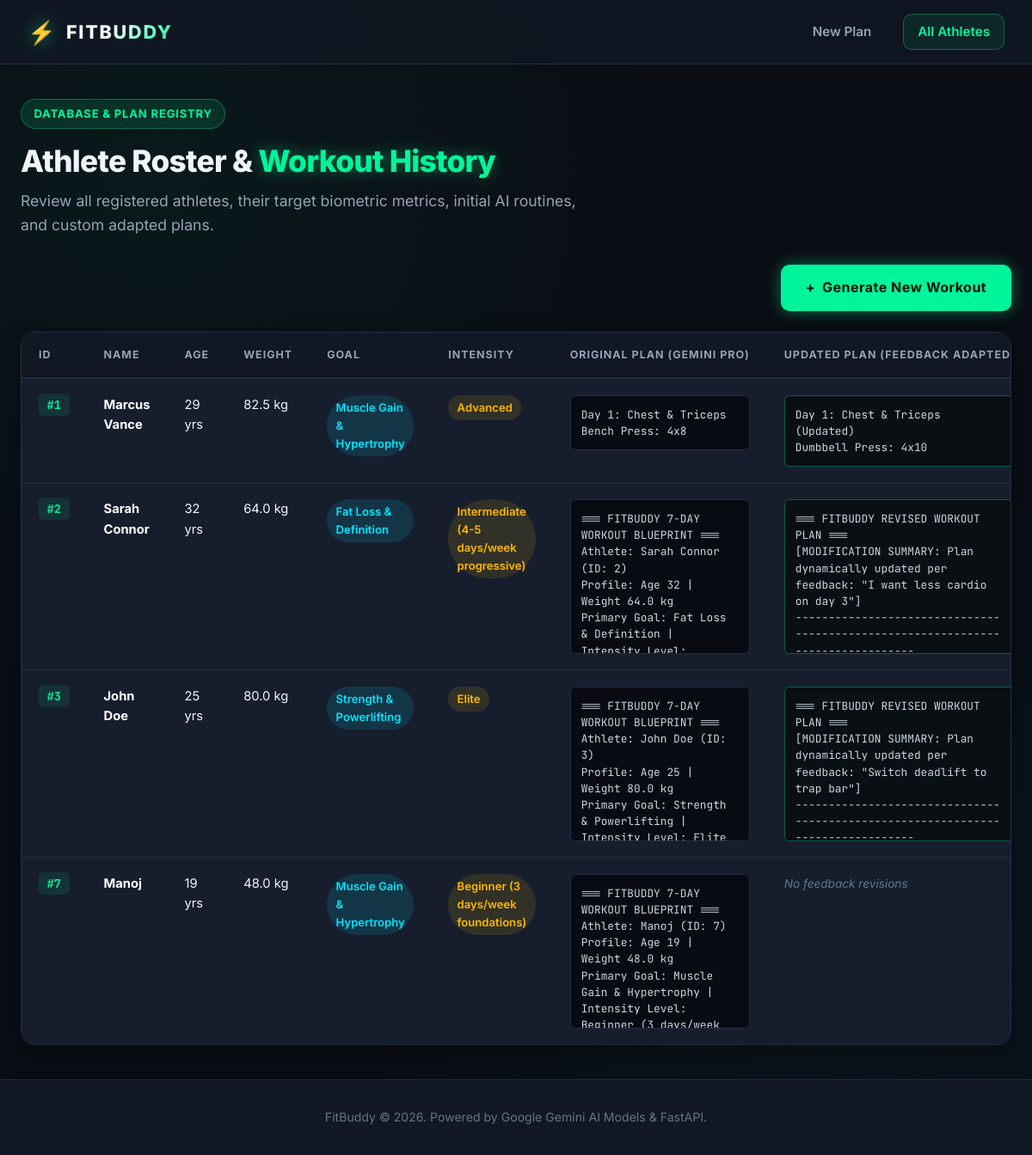
Screenshot of /view-all-users with the database file from the repository.
### app/database.py (models this page shows)
class User(Base):
    __tablename__ = "users"
    id = Column(Integer, primary_key=True, index=True)
    name = Column(String, nullable=False)
    age = Column(Integer, nullable=False)
    weight = Column(Float, nullable=False)
    goal = Column(String, nullable=False)
    intensity = Column(String, nullable=False)
    created_at = Column(DateTime, default=datetime.utcnow, nullable=False)
    plans = relationship("WorkoutPlan", back_populates="user", cascade="all, delete-orphan", lazy="joined")

class WorkoutPlan(Base):
    __tablename__ = "workout_plans"
    id = Column(Integer, primary_key=True, index=True, autoincrement=True)
    user_id = Column(Integer, ForeignKey("users.id"), nullable=False)
    original_plan = Column(Text, nullable=False)
    updated_plan = Column(Text, nullable=True)
    created_at = Column(DateTime, default=datetime.utcnow, nullable=False)
    user = relationship("User", back_populates="plans")

### app/routes.py (the view)
@router.get("/view-all-users", response_class=HTMLResponse)
async def view_all_users_page(request: Request):
    users = get_all_users_with_plans()
    return templates.TemplateResponse(
        request=request,
        name="all_users.html",
        context={
            "users": users,
        },
    )

### app/templates/all_users.html (shortened to what this page needs)
<!DOCTYPE html>
<html lang="en">
<head>
  <link rel="stylesheet" href="/static/style.css">
</head>
<body>
  <nav class="navbar">
    <a href="/" class="brand-link">
      <span class="brand-icon">⚡</span>
      <span class="brand-title">FitBuddy</span>
    </a>
    <div class="nav-links">
      <a href="/" class="nav-item">New Plan</a>
      <a href="/view-all-users" class="nav-item active">All Athletes</a>
    </div>
  </nav>
  <main class="container">
    <header class="hero" style="margin-bottom: 2rem; text-align: left;">
      <div class="hero-badge">Database &amp; Plan Registry</div>
      <h1 class="hero-title" style="font-size: 2.2rem;">Athlete Roster &amp; <span>Workout History</span></h1>
      <p class="hero-subtitle" style="margin: 0;">
        Review all registered athletes, their target biometric metrics, initial AI routines, and custom adapted plans.
      </p>
    </header>
    <div style="margin-bottom: 1.5rem; display: flex; justify-content: flex-end;">
      <a href="/" class="btn btn-primary">
        <span>+</span> Generate New Workout
      </a>
    </div>
    <div class="table-wrapper">
      {% if users and users|length > 0 %}
      <table class="gym-table">
        <thead>
          <tr>
            <th>ID</th>
            <th>Name</th>
            <th>Age</th>
            <th>Weight</th>
            <th>Goal</th>
            <th>Intensity</th>
            <th>Original Plan (Gemini Pro)</th>
            <th>Updated Plan (Feedback Adapted)</th>
          </tr>
        </thead>
        <tbody>
          {% for user in users %}
          <tr>
            <td>
              <span class="user-badge">#{{ user.id }}</span>
            </td>
            <td>
              <strong style="color: #ffffff;">{{ user.name }}</strong>
            </td>
            <td>{{ user.age }} yrs</td>
            <td>{{ user.weight }} kg</td>
            <td>
              <span class="goal-pill">{{ user.goal }}</span>
            </td>
            <td>
              <span class="intensity-pill">{{ user.intensity }}</span>
            </td>
            <td>
              {% if user.plans and user.plans|length > 0 and user.plans[0].original_plan %}
                <pre class="plan-table-cell">{{ user.plans[0].original_plan }}</pre>
              {% else %}
                <span style="color: var(--text-muted); font-size: 0.85rem; font-style: italic;">No initial plan recorded</span>
              {% endif %}
            </td>
            <td>
              {% if user.plans and user.plans|length > 0 and user.plans[0].updated_plan %}
                <pre class="plan-table-cell updated">{{ user.plans[0].updated_plan }}</pre>
              {% else %}
                <span style="color: var(--text-muted); font-size: 0.85rem; font-style: italic;">No feedback revisions</span>
              {% endif %}
            </td>
          </tr>
          {% endfor %}
        </tbody>
      </table>
      {% endif %}
    </div>
  </main>
  <footer class="footer">
    <p>FitBuddy &copy; 2026. Powered by Google Gemini AI Models &amp; FastAPI.</p>
  </footer>
</body>
</html>

### rows the page displays
User: id "1", name "Marcus Vance", age "29", weight "82.5", goal "Muscle Gain & Hypertrophy", intensity "Advanced", original_plan "Day 1: Chest & Triceps Bench Press: 4x8", updated_plan "Day 1: Chest & Triceps (Updated) Dumbbell Press: 4x10"
User: id "2", name "Sarah Connor", age "32", weight "64.0", goal "Fat Loss & Definition", intensity "Intermediate (4-5 days/week progressive)", original_plan "=== FITBUDDY 7-DAY WORKOUT BLUEPRINT === Athlete: Sarah Connor (ID: 2) Profile: Age 32 | Weight 64.0 kg Primary Goal: Fat Loss & Definition |…", updated_plan "=== FITBUDDY REVISED WORKOUT PLAN === [MODIFICATION SUMMARY: Plan dynamically updated per feedback: \"I want less cardio on day 3\"]…"
User: id "3", name "John Doe", age "25", weight "80.0", goal "Strength & Powerlifting", intensity "Elite", original_plan "=== FITBUDDY 7-DAY WORKOUT BLUEPRINT === Athlete: John Doe (ID: 3) Profile: Age 25 | Weight 80.0 kg Primary Goal: Strength & Powerlifting |…", updated_plan "=== FITBUDDY REVISED WORKOUT PLAN === [MODIFICATION SUMMARY: Plan dynamically updated per feedback: \"Switch deadlift to trap bar\"]…"
User: id "7", name "Manoj", age "19", weight "48.0", goal "Muscle Gain & Hypertrophy", intensity "Beginner (3 days/week foundations)", original_plan "=== FITBUDDY 7-DAY WORKOUT BLUEPRINT === Athlete: Manoj (ID: 7) Profile: Age 19 | Weight 48.0 kg Primary Goal: Muscle Gain & Hypertrophy | Intensity Level:…", shows "No feedback revisions"
